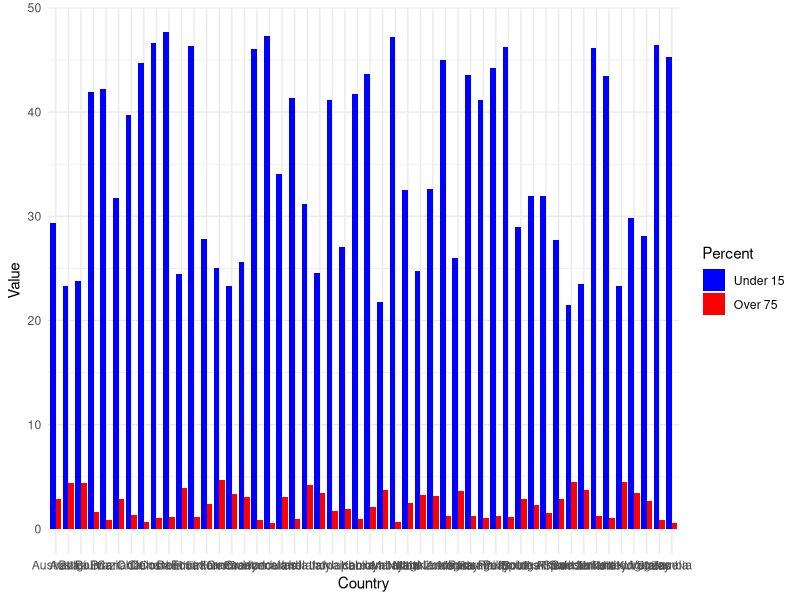

R code for this plot:
library(datasets)
library(tidyverse)

Country.Pop.15.75 <- subset(LifeCycleSavings,select = c("pop15","pop75"))
head(Country.Pop.15.75)


Country.Pop.15.75 <- rownames_to_column(Country.Pop.15.75, var = "Country")


Country.Pop.15.75.long <- gather(Country.Pop.15.75, key = "Percent", value = "Value", pop15:pop75)

# Country.Pop.15.75.long <- head(Country.Pop.15.75.long)


ggplot(Country.Pop.15.75.long,aes(x=Country,y=Value,fill=Percent))  +
   geom_bar(stat = "identity", position = "dodge")  +
   
  scale_fill_manual(labels = c("Under 15", "Over 75"),, values = c("blue", "red")) +
  
  # scale_fill_grey(labels = c("Under 15", "Over 75")) +
  theme_minimal()

